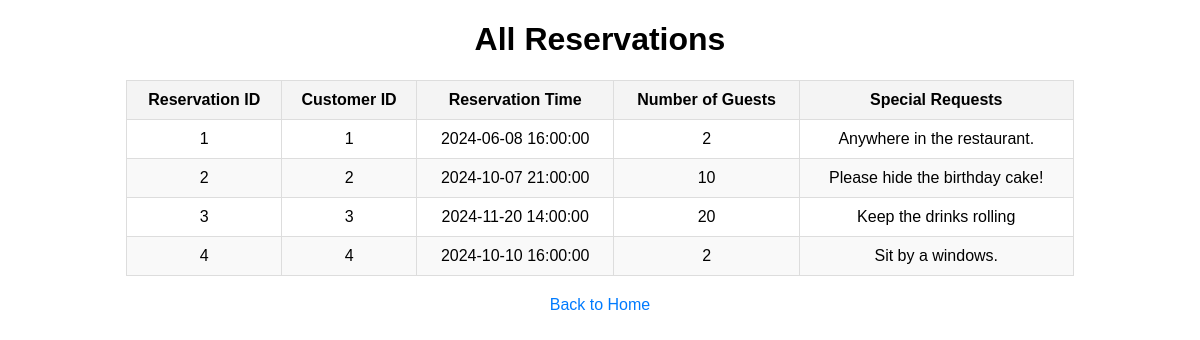
The app's page /RestaurantServer.php with its own data.
### tables this page shows
CREATE TABLE `reservations` (
  `reservationId` int(11) NOT NULL,
  `customerId` int(11) NOT NULL,
  `reservationTime` datetime NOT NULL,
  `numberOfGuests` int(11) NOT NULL,
  `specialRequests` varchar(200) DEFAULT NULL
);

### RestaurantDatabase.php (called while the page is built, shortened)
<?php
class RestaurantDatabase {
    private $host = "localhost";
    private $port = "3306";
    private $database = "Restaurants_Reservations";
    private $user = "root";
    private $password = "";
    private $connection;
    private function connect() {
        $this->connection = new mysqli($this->host, $this->user, $this->password, $this->database, $this->port);
    }
    public function getAllReservations() {
        $result = $this->connection->query("SELECT * FROM reservations");
        return $result->fetch_all(MYSQLI_ASSOC);
    }
}
?>

### RestaurantServer.php (the view, shortened to what this page needs)
<?php
require_once 'RestaurantDatabase.php';
$db = new RestaurantDatabase();
$reservations = $db->getAllReservations();
?>
<!DOCTYPE html>
<html>
<head>
</head>
<body>
    <h1>All Reservations</h1>
    <?php if (!empty($reservations)): ?>
    <table>
        <thead>
            <tr>
                <th>Reservation ID</th>
                <th>Customer ID</th>
                <th>Reservation Time</th>
                <th>Number of Guests</th>
                <th>Special Requests</th>
            </tr>
        </thead>
        <tbody>
            <?php foreach ($reservations as $reservation): ?>
            <tr>
                <td><?= htmlspecialchars($reservation['reservationId']) ?></td>
                <td><?= htmlspecialchars($reservation['customerId']) ?></td>
                <td><?= htmlspecialchars($reservation['reservationTime']) ?></td>
                <td><?= htmlspecialchars($reservation['numberOfGuests']) ?></td>
                <td><?= htmlspecialchars($reservation['specialRequests']) ?></td>
            </tr>
            <?php endforeach; ?>
        </tbody>
    </table>
    <?php else: ?>
    <p style="text-align: center;">No reservations found.</p>
    <?php endif; ?>
    <a href="home.php">Back to Home</a>
</body>
</html>

### RestaurantServer.php (style rules this page uses)
body { font-family: Arial, sans-serif; }
h1 { text-align: center; }
table { width: 80%; margin: 0 auto; border-collapse: collapse; }
th, td { padding: 10px; text-align: center; border: 1px solid #ddd; }
th { background-color: #f4f4f4; }
tr:nth-child(even) { background-color: #f9f9f9; }
a { display: block; text-align: center; margin: 20px auto; text-decoration: none; color: #007BFF; }

### records on screen
reservations: reservationId "1", customerId "1", reservationTime "2024-06-08 16:00:00", numberOfGuests "2", specialRequests "Anywhere in the restaurant."
reservations: reservationId "2", customerId "2", reservationTime "2024-10-07 21:00:00", numberOfGuests "10", specialRequests "Please hide the birthday cake!"
reservations: reservationId "3", customerId "3", reservationTime "2024-11-20 14:00:00", numberOfGuests "20", specialRequests "Keep the drinks rolling"
reservations: reservationId "4", customerId "4", reservationTime "2024-10-10 16:00:00", numberOfGuests "2", specialRequests "Sit by a windows."
